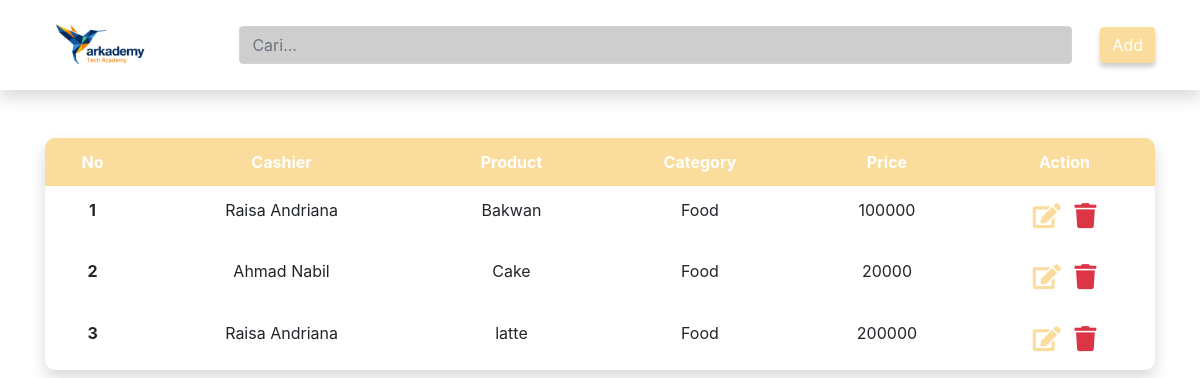
The page / on the database its author committed.
### tables this page shows
CREATE TABLE `product` (
  `id` int(11) NOT NULL,
  `name` varchar(100) NOT NULL,
  `price` int(11) NOT NULL,
  `id_category` int(11) NOT NULL,
  `id_cashier` int(11) NOT NULL
);

CREATE TABLE `cashier` (
  `id` int(11) NOT NULL,
  `name` varchar(100) NOT NULL
);

CREATE TABLE `category` (
  `id` int(11) NOT NULL,
  `name` varchar(100) NOT NULL
);

### page/header.php (shortened to what this page needs)
<!DOCTYPE html>
<html lang="en">
<head>
  <link rel="stylesheet" href="assets/vendor/fontawesome-free-5.13.0/css/all.css">
  <link rel="stylesheet" href="assets/vendor/bootstrap-4.4.1/css/bootstrap.min.css">
  <link rel="stylesheet" href="assets/vendor/sweetalert/dist/sweetalert2.min.css">
  <link rel="stylesheet" href="assets/css/style.css">
</head>
<body>
  <header class="shadow">
    <div class="container">
      <nav class="navbar navbar-expand-lg navbar-light p-0">
        <a href="?" class="navbar-brand">
          <img src="assets/img/logo.png" width="75%" alt="">
        </a>
        <ul class="navbar-nav ml-auto w-75">
          <li class="nav-item w-100">
            <form action="" method="get">
              <div class="input-group">
                <input type="text" name="search" class="form-control search-field" placeholder="Cari...">
              </div>
            </form>
          </li>
        </ul>
        <ul class="navbar-nav ml-auto">
          <li>
            <button class="btn btn-success btn-md btn-add" data-toggle="modal" data-target="#add">Add</button>
          </li>
        </ul>
      </nav>
    </div>
  </header>

### index.php (shortened to what this page needs)
<?php
  $conn = mysqli_connect("localhost","root","","arkademy");
  function query($query){
    global $conn;
    return mysqli_query($conn,$query);
  }
  $query = "SELECT product.id as id, cashier.name as cashier, product.name as product, category.name as category, product.price as price FROM product JOIN category ON product.id_category = category.id JOIN cashier ON product.id_cashier=cashier.id";
  require 'page/header.php';
  if (isset($_GET['search'])) {
    require 'page/search.php';
  }else{
    require 'page/main.php';
  }
  require 'page/footer.php';

### page/main.php (shortened to what this page needs)
<section>
  <div class="container mt-5">
  <table class="table table-borderless shadow text-center" align="center">
    <thead class="orange">
      <tr>
        <th scope="col">No</th>
        <th scope="col">Cashier</th>
        <th scope="col">Product</th>
        <th scope="col">Category</th>
        <th scope="col">Price</th>
        <th scope="col">Action</th>
      </tr>
    </thead>
    <tbody>
      <?php
        $number = 1;
        $showData = query($query);
        $jml = mysqli_num_rows($showData);
        if ($jml < 1) { ?>
          <tr>
            <td colspan="6">Tidak Ada Data</td>
          </tr>
        <?php }else{
        while ($show = mysqli_fetch_array($showData)) { ?>
      <tr>
        <th scope="row"><?php echo $number; ?></th>
        <td><?php echo $show['cashier'] ?></td>
        <td><?php echo $show['product'] ?></td>
        <td><?php echo $show['category'] ?></td>
        <td><?php echo $show['price'] ?></td>
        <td>
          <a href="" class="edit-data" data-toggle="modal" data-target="#edit-<?php echo $show['id'] ?>"><i class="fa fa-edit text-orange"></i></a>
          <a href="" onclick="return deleteData(<?php echo $show['id'] ?>)" class="hapus-data"><i class="fa fa-trash text-danger"></i></a>
        </td>
      </tr>
    <?php $number++; } } ?>
    </tbody>
  </table>
  </div>
</section>

### page/footer.php (shortened to what this page needs)
</body>
</html>

### assets/css/style.css (style rules this page uses)
.search-field { background: #CECECE; outline: none; }
input,.form-control { outline: none !important; box-shadow: none !important; }
.btn-add { background: #FADC9C !important; border: none !important; box-shadow: 0 4px 5px rgba(0, 0, 0, 0.2) !important; color: #fff !important; }
.table { border-radius: 10px; box-sizing: border-box; border-collapse: collapse; overflow: hidden; }
.orange { background: #FADC9C; color: #fff; }
.text-orange { color: #FADC9C !important; }
.edit-data,.hapus-data { font-size: 25px; }

### rows shown on the page
product: id_cashier.name "Raisa Andriana", name "Bakwan", id_category.name "Food", price "100000"
product: id_cashier.name "Ahmad Nabil", name "Cake", id_category.name "Food", price "20000"
product: id_cashier.name "Raisa Andriana", name "latte", id_category.name "Food", price "200000"
